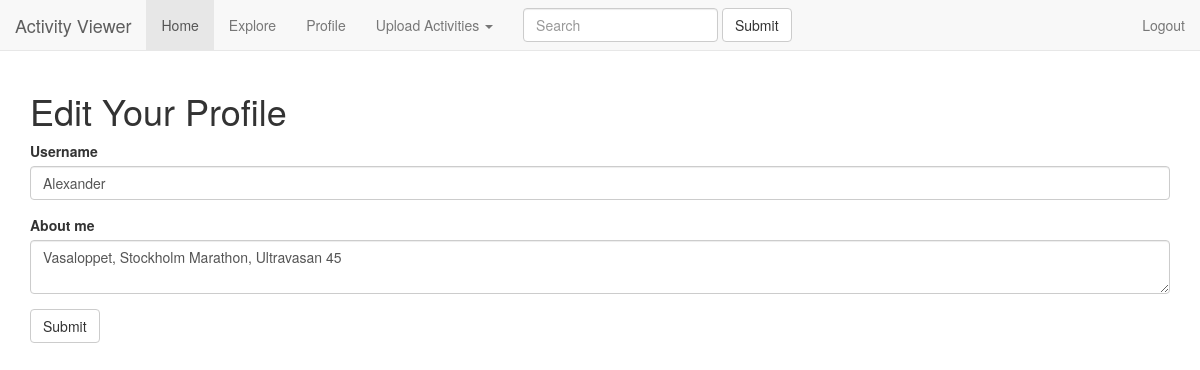
The page /edit_profile (signed in) on the database as committed earlier.
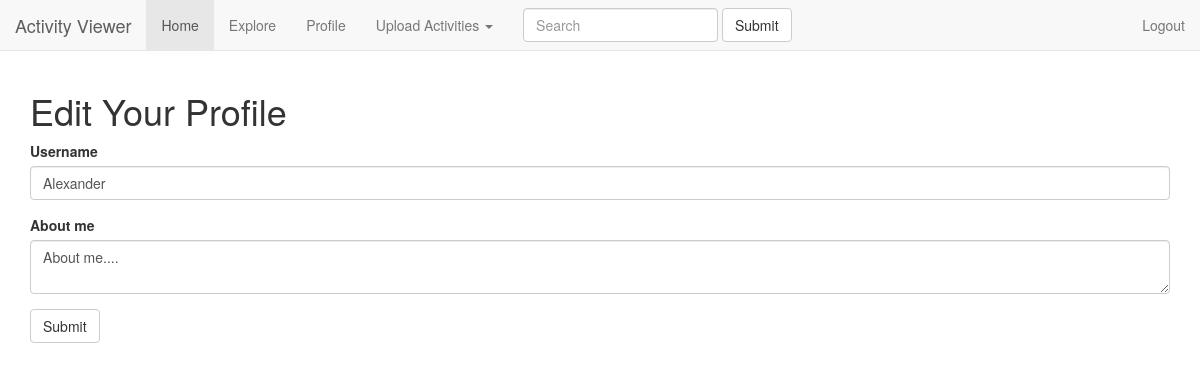
The same page on the database as committed later.
### app/models.py (models this page shows, shortened)
class User(UserMixin, db.Model):
    id = db.Column(db.Integer, primary_key=True)
    username = db.Column(db.String(64), index=True, unique=True)
    email = db.Column(db.String(120), index=True, unique=True)
    activities = db.relationship('Activity', backref='athlete', lazy='dynamic')
    password_hash = db.Column(db.String(128))
    about_me = db.Column(db.String(140))
    last_seen = db.Column(db.DateTime, default=datetime.utcnow)
    follows = db.relationship(
        'User', secondary=followers,
        primaryjoin=(followers.c.follower_id == id),
        secondaryjoin=(followers.c.follows_id == id),
        backref=db.backref('followers', lazy='dynamic'), lazy='dynamic')

### app/routes.py (the view)
@app.route('/edit_profile', methods=['GET', 'POST'])
@login_required
def edit_profile():
    form = EditProfileForm(current_user.username)
    if form.validate_on_submit():
        current_user.username = form.username.data
        current_user.about_me = form.about_me.data
        db.session.commit()
        flash('Your changes have been saved.')
        return redirect(url_for('edit_profile'))
    elif request.method == 'GET':
        form.username.data = current_user.username
        form.about_me.data = current_user.about_me
    return render_template('edit_profile.html', title='Edit Profile',
                           form=form)

### app/forms.py (shortened to what this page needs)
class EditProfileForm(FlaskForm):
    username = StringField('Username', validators=[DataRequired()])
    about_me = TextAreaField('About me', validators=[Length(min=0, max=140)])
    submit = SubmitField('Submit')
    def __init__(self, original_username, *args, **kwargs):
        super(EditProfileForm, self).__init__(*args, **kwargs)
        self.original_username = original_username

### app/models.py (called while the page is built)
@login.user_loader
def load_user(id):
    return User.query.get(int(id))

### app/routes.py (called while the page is built)
@app.before_request
def before_request():
    if current_user.is_authenticated:
        current_user.last_seen = datetime.utcnow()
        db.session.commit()

### app/templates/edit_profile.html
<!DOCTYPE html>
{% extends "base.html" %}
{% import "bootstrap/wtf.html" as wtf %}
{% block app_content %}
<h1>Edit Your Profile</h1>
<body>
<form action="", method="post">
        {{ wtf.quick_form(form) }}
</form>
</body>
{% endblock %}

Rows that differ between the two databases and show on the page:
changed User "Alexander": about_me "Vasaloppet, Stockholm Marathon, Ultravasan 45" → "About me...."
